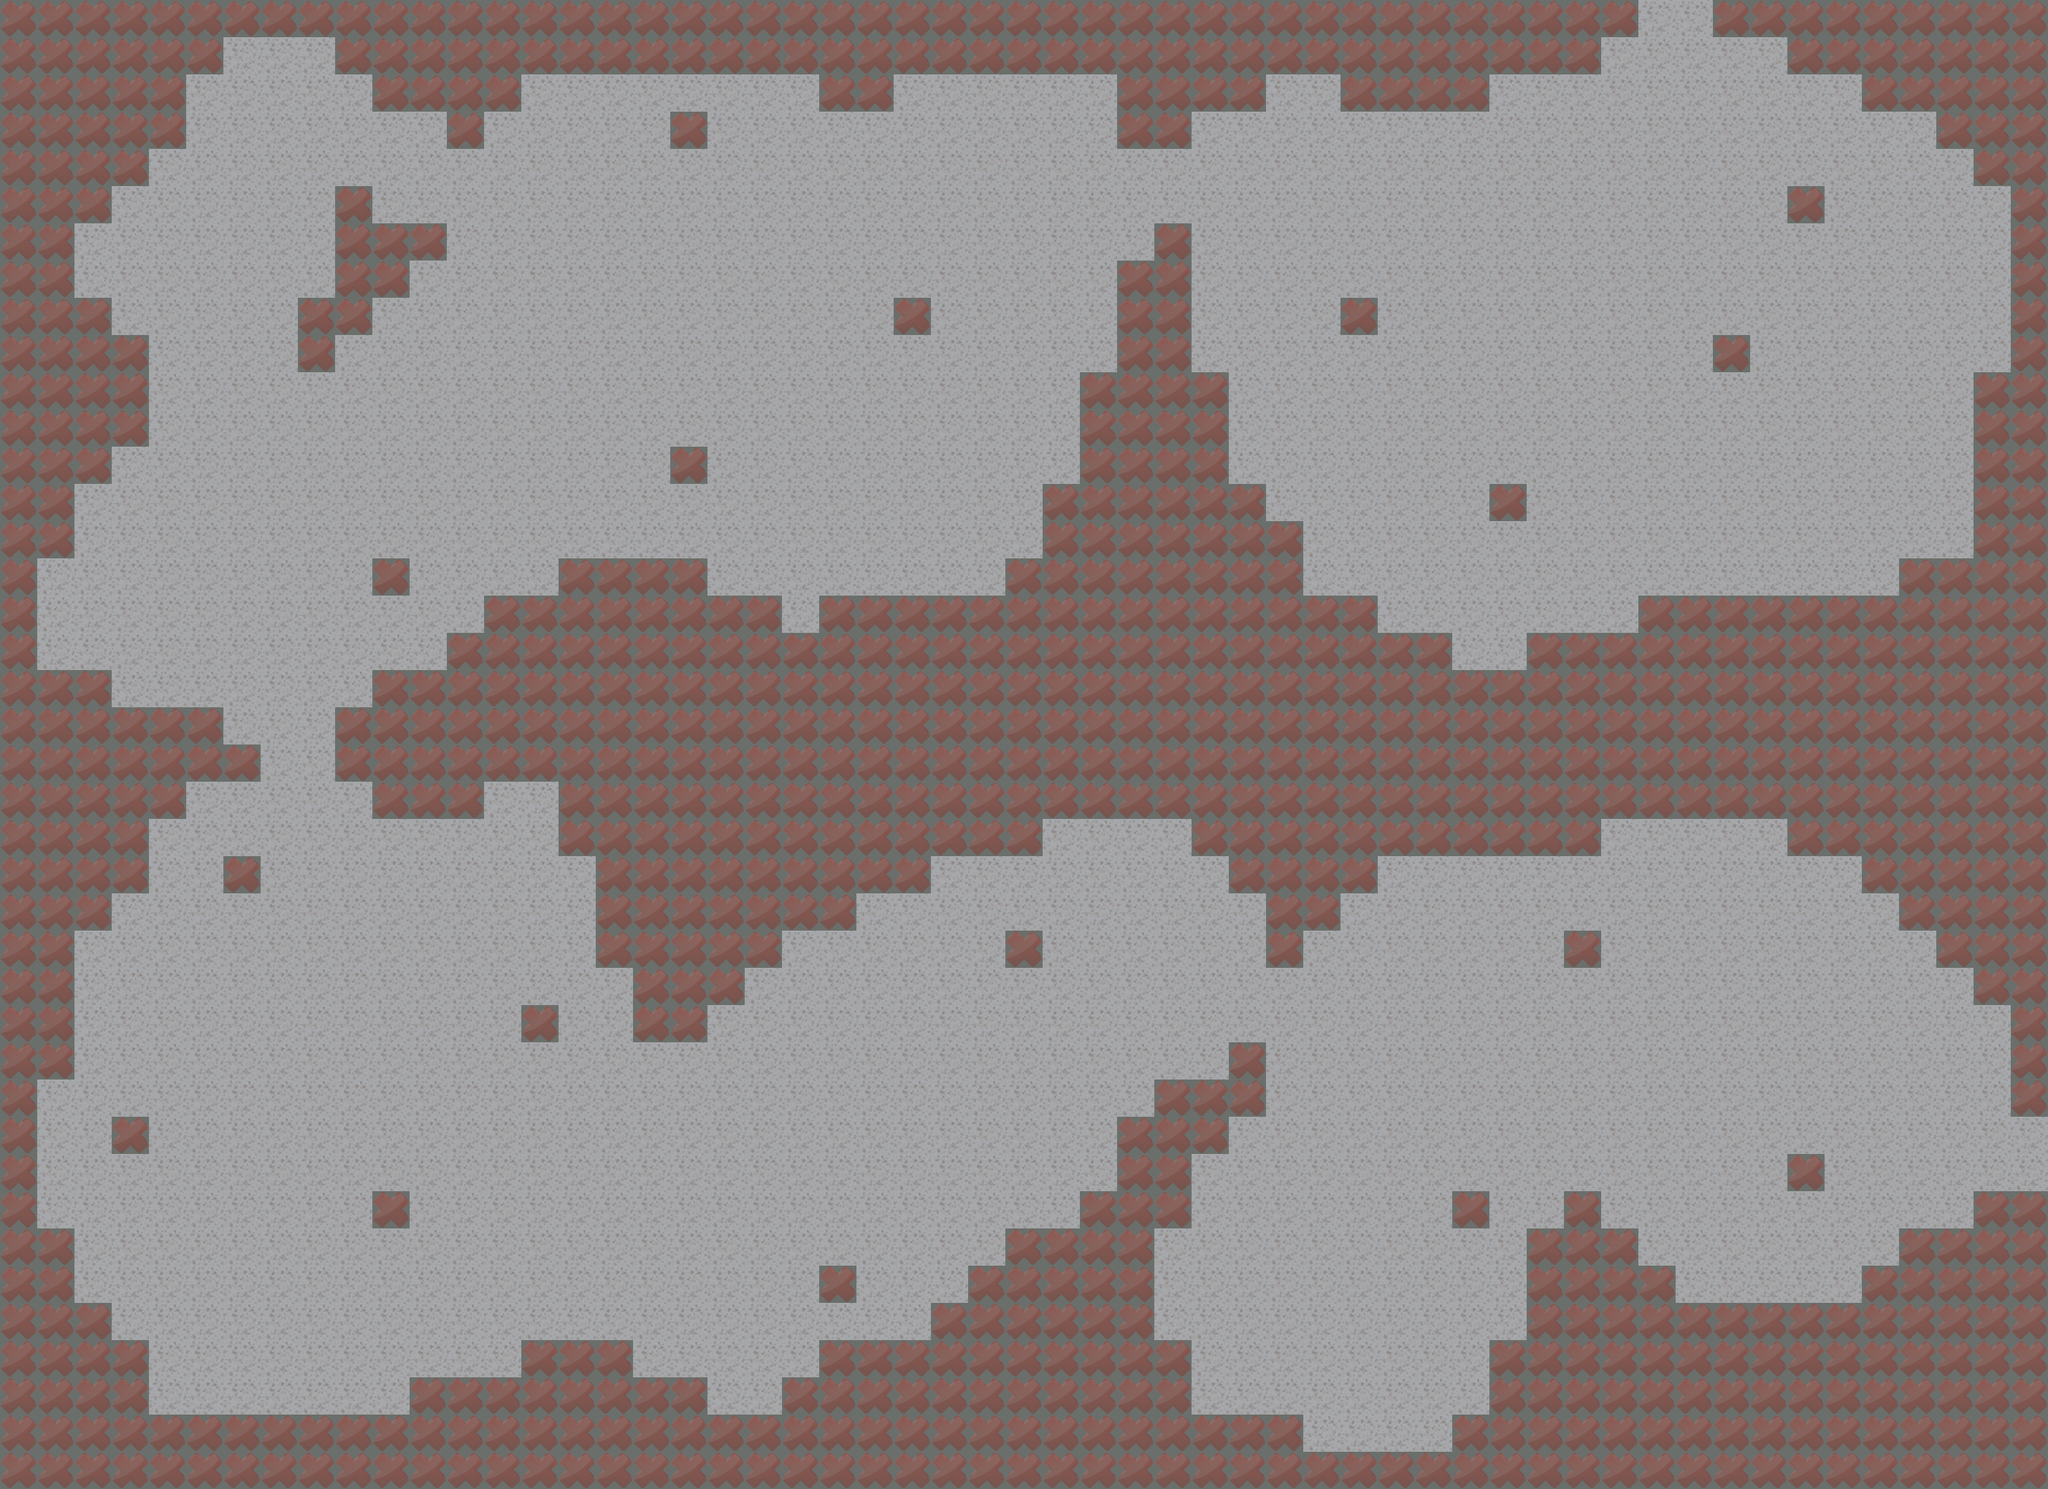

Tiled map render using the project's own tile images. Description and the map definition, with tile-layer contents summarised, below:
An orthogonal 55x40 tile map with 48x48 px tiles, 3 tile layers (L1 Back, L2 Normal, Collision), 3 tilesets and 26 objects (10x Stone Golem-1, 8x Earth Golem-1, 3x Stone Warden-1, 2x LevelObject, static, ...).

<map version="1.0" orientation="orthogonal" width="55" height="40" tilewidth="48" tileheight="48">
 <properties>
  <property name="music" value="dungeon" />
  <property name="quest_dungeon" value="dungeon;0;100;5;null;killany;20" />
 </properties>
 <tileset firstgid="1" name="bottom" tilewidth="48" tileheight="48" spacing="2" margin="1">
  <image source="../gfx/simple_tile2.png" width="200" height="150" />
 </tileset>
 <tileset firstgid="13" name="jungle_tiled" tilewidth="48" tileheight="48">
  <image source="../gfx/jungle_tiled.png" width="768" height="576" />
 </tileset>
 <tileset firstgid="205" name="Collision" tilewidth="48" tileheight="48" spacing="2" margin="1">
  <image source="../gfx/collision.png" width="50" height="50" />
 </tileset>
 <layer name="L1 Back" width="55" height="40">
  <data>[2200 cells, 2200 non-empty, 2 distinct tile ids]</data>
 </layer>
 <layer name="L2 Normal" width="55" height="40">
  <data>[2200 cells, 0 non-empty, 0 distinct tile ids]</data>
 </layer>
 <objectgroup name="Events" width="55" height="40">
  <properties>
   <property name="Events" value="true" />
  </properties>
  <object name="Spawn" type="static" x="2112" y="0" width="96" height="96" />
  <object name="NextLevel" type="LevelObject" x="2592" y="1440" width="48" height="96">
   <properties>
    <property name="direction" value="left" />
   </properties>
  </object>
  <object name="Chest" type="LevelObject" x="1728" y="1776" width="48" height="48">
   <properties>
    <property name="chestitems" value="Chest:1:ARMOR:10:-1:-1" />
    <property name="uniqueId" value="1501" />
   </properties>
  </object>
 </objectgroup>
 <objectgroup name="Enemies" width="55" height="40">
  <properties>
   <property name="Enemies" value="true" />
  </properties>
  <object name="Enemy" type="Stone Warden-1" x="2112" y="384" width="24" height="24" />
  <object name="Enemy" type="Stone Warden-1" x="1008" y="384" width="24" height="24" />
  <object name="Enemy" type="Stone Warden-1" x="1104" y="1392" width="24" height="24" />
  <object name="Enemy" type="Stone Golem-1" x="1812" y="564" width="24" height="24" />
  <object name="Enemy" type="Stone Golem-1" x="2292" y="612" width="24" height="24" />
  <object name="Enemy" type="Stone Golem-1" x="1716" y="228" width="24" height="24" />
  <object name="Enemy" type="Stone Golem-1" x="2436" y="324" width="24" height="24" />
  <object name="Enemy" type="Earth Golem-1" x="1140" y="660" width="24" height="24" />
  <object name="Enemy" type="Earth Golem-1" x="1236" y="228" width="24" height="24" />
  <object name="Enemy" type="Earth Golem-1" x="756" y="228" width="24" height="24" />
  <object name="Enemy" type="Earth Golem-1" x="756" y="564" width="24" height="24" />
  <object name="Enemy" type="Earth Golem-1" x="276" y="276" width="24" height="24" />
  <object name="Enemy" type="Earth Golem-1" x="228" y="756" width="24" height="24" />
  <object name="Enemy" type="Earth Golem-1" x="324" y="1716" width="24" height="24" />
  <object name="Enemy" type="Earth Golem-1" x="660" y="1188" width="24" height="24" />
  <object name="Enemy" type="Stone Golem-1" x="1476" y="1236" width="24" height="24" />
  <object name="Enemy" type="Stone Golem-1" x="1812" y="1332" width="24" height="24" />
  <object name="Enemy" type="Stone Golem-1" x="324" y="1236" width="24" height="24" />
  <object name="Enemy" type="Rock Flinger-2" x="756" y="1524" width="24" height="24" />
  <object name="Enemy" type="Stone Golem-1" x="2112" y="1344" width="24" height="24" />
  <object name="Enemy" type="Stone Golem-2" x="1632" y="1728" width="24" height="24" />
  <object name="Enemy" type="Stone Golem-1" x="2304" y="1200" width="24" height="24" />
  <object name="Enemy" type="Stone Golem-1" x="2388" y="1524" width="24" height="24" />
 </objectgroup>
 <objectgroup name="Liquid" width="55" height="40">
  <properties>
   <property name="Liquid" value="true" />
  </properties>
 </objectgroup>
 <objectgroup name="Collision" width="55" height="40">
  <properties>
   <property name="Collide" value="true" />
  </properties>
 </objectgroup>
 <layer name="Collision" width="55" height="40" opacity="0.27">
  <data>[2200 cells, 885 non-empty, 1 distinct tile ids]</data>
 </layer>
</map>
